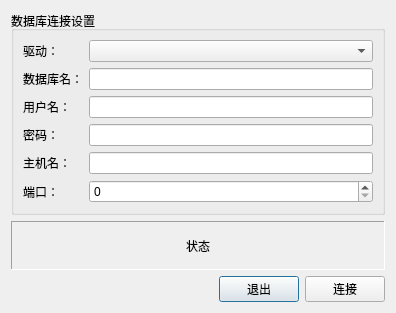
<?xml version="1.0" encoding="UTF-8"?>
<ui version="4.0">
 <class>ConnectDlg</class>
 <widget class="QDialog" name="ConnectDlg">
  <property name="geometry">
   <rect>
    <x>0</x>
    <y>0</y>
    <width>396</width>
    <height>313</height>
   </rect>
  </property>
  <property name="windowTitle">
   <string>Dialog</string>
  </property>
  <layout class="QVBoxLayout" name="verticalLayout">
   <item>
    <widget class="QGroupBox" name="groupBox">
     <property name="title">
      <string>数据库连接设置</string>
     </property>
     <layout class="QGridLayout" name="gridLayout_2">
      <item row="0" column="0">
       <layout class="QGridLayout" name="gridLayout">
        <item row="3" column="2">
         <widget class="QLineEdit" name="passwordLineEdit"/>
        </item>
        <item row="4" column="2">
         <widget class="QLineEdit" name="hostNameLineEdit"/>
        </item>
        <item row="2" column="2">
         <widget class="QLineEdit" name="userNameLineEdit"/>
        </item>
        <item row="1" column="0">
         <widget class="QLabel" name="label_2">
          <property name="text">
           <string>数据库名：</string>
          </property>
         </widget>
        </item>
        <item row="1" column="2">
         <widget class="QLineEdit" name="dataBaseLineEdit"/>
        </item>
        <item row="3" column="0">
         <widget class="QLabel" name="label_4">
          <property name="text">
           <string>密码：</string>
          </property>
         </widget>
        </item>
        <item row="4" column="0">
         <widget class="QLabel" name="label_5">
          <property name="text">
           <string>主机名：</string>
          </property>
         </widget>
        </item>
        <item row="0" column="0">
         <widget class="QLabel" name="label">
          <property name="text">
           <string>驱动：</string>
          </property>
         </widget>
        </item>
        <item row="5" column="0">
         <widget class="QLabel" name="label_6">
          <property name="text">
           <string>端口：</string>
          </property>
         </widget>
        </item>
        <item row="0" column="2">
         <widget class="QComboBox" name="driverComboBox"/>
        </item>
        <item row="5" column="2">
         <widget class="QSpinBox" name="portSpinBox"/>
        </item>
        <item row="2" column="0">
         <widget class="QLabel" name="label_3">
          <property name="text">
           <string>用户名：</string>
          </property>
         </widget>
        </item>
       </layout>
      </item>
     </layout>
    </widget>
   </item>
   <item>
    <layout class="QHBoxLayout" name="horizontalLayout_2">
     <item>
      <widget class="QLabel" name="stateLabel">
       <property name="frameShape">
        <enum>QFrame::Panel</enum>
       </property>
       <property name="frameShadow">
        <enum>QFrame::Sunken</enum>
       </property>
       <property name="text">
        <string>状态</string>
       </property>
       <property name="alignment">
        <set>Qt::AlignCenter</set>
       </property>
      </widget>
     </item>
    </layout>
   </item>
   <item>
    <layout class="QHBoxLayout" name="horizontalLayout">
     <item>
      <spacer name="horizontalSpacer">
       <property name="orientation">
        <enum>Qt::Horizontal</enum>
       </property>
       <property name="sizeHint" stdset="0">
        <size>
         <width>40</width>
         <height>20</height>
        </size>
       </property>
      </spacer>
     </item>
     <item>
      <widget class="QPushButton" name="quitBtn">
       <property name="text">
        <string>退出</string>
       </property>
      </widget>
     </item>
     <item>
      <widget class="QPushButton" name="connectBtn">
       <property name="text">
        <string>连接</string>
       </property>
      </widget>
     </item>
    </layout>
   </item>
  </layout>
 </widget>
 <resources/>
 <connections/>
</ui>
